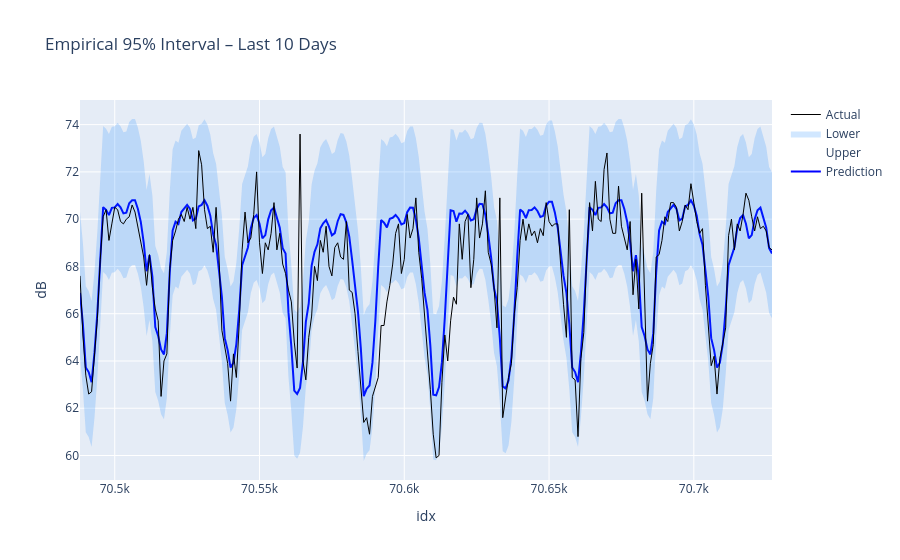

The cell this chart's notebook holds for it:
### Code cell
# Empirical 95% prediction interval
alpha=0.05
q_low = resid.quantile(alpha/2)
q_high = resid.quantile(1-alpha/2)
bt_df['lower_emp'] = bt_df.model + q_low
bt_df['upper_emp'] = bt_df.model + q_high
coverage = ((bt_df.actual>=bt_df.lower_emp) & (bt_df.actual<=bt_df.upper_emp)).mean()*100
avg_width = (bt_df.upper_emp - bt_df.lower_emp).mean()
print(f'Empirical 95% coverage: {coverage:.2f}% | Avg width: {avg_width:.2f} dB')

WEEK_HOURS = 24*10
week_df = bt_df.tail(WEEK_HOURS).copy()  # adjust if your data is not hourly"
print(f'Zoom window points: {len(week_df)} (idx range {week_df.idx.min()} - {week_df.idx.max()})')
      
fig_ci_week = go.Figure()
fig_ci_week.add_trace(go.Scatter(x=week_df.idx, y=week_df.model, name='Prediction', mode='lines', line=dict(color='blue')))
fig_ci_week.add_trace(go.Scatter(x=week_df.idx, y=week_df.upper_emp, name='Upper', mode='lines', line=dict(width=0)))
fig_ci_week.add_trace(go.Scatter(x=week_df.idx, y=week_df.lower_emp, name='Lower', mode='lines', fill='tonexty', fillcolor='rgba(0,123,255,0.18)', line=dict(width=0)))
fig_ci_week.add_trace(go.Scatter(x=week_df.idx, y=week_df.actual, name='Actual', mode='lines', line=dict(color='black', width=1)))
fig_ci_week.update_layout(title='Empirical 95% Interval – Last 10 Days', xaxis_title='idx', yaxis_title='dB')
fig_ci_week.show()

### Figure 1 — Plotly figure (JSON) as saved in the notebook; plotly's stock layout.template omitted (floating-point values rounded to 4 significant figures; data arrays with more than 128 entries replaced by an {"elided": "..."} marker saying what was removed)
{"data": [{"line": {"color": "blue"}, "mode": "lines", "name": "Prediction", "type": "scatter", "x": {"elided": "240 int values"}, "y": {"elided": "240 float values"}}, {"line": {"width": 0}, "mode": "lines", "name": "Upper", "type": "scatter", "x": {"elided": "240 int values"}, "y": {"elided": "240 float values"}}, {"fill": "tonexty", "fillcolor": "rgba(0,123,255,0.18)", "line": {"width": 0}, "mode": "lines", "name": "Lower", "type": "scatter", "x": {"elided": "240 int values"}, "y": {"elided": "240 float values"}}, {"line": {"color": "black", "width": 1}, "mode": "lines", "name": "Actual", "type": "scatter", "x": {"elided": "240 int values"}, "y": {"elided": "240 float values"}}], "layout": {"title": {"text": "Empirical 95% Interval – Last 10 Days"}, "xaxis": {"title": {"text": "idx"}}, "yaxis": {"title": {"text": "dB"}}}}
